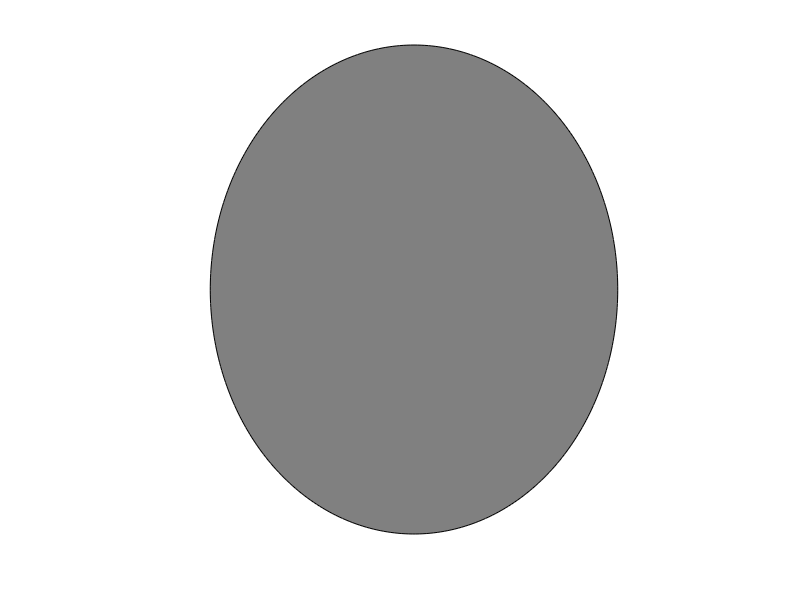

The MATLAB script that drew this image: (Note: this script raises an error after producing the figure.)
clear
clc 
close all

% main script

% automatize standard & control
% make it flexible for different samples
% density control
% improve all controls together
% varying sizes in all
% control stimuli: area control, density control
% what is lowcut & highcut in lenas script?
% one for loop with switch case of stim type, otherwise = Error
% maybe add flexibility of original project: ranges


% Pre definition
% path to save stimuli pattern
stim_path = 'D:\MasterThesis\analysis\Stimuli_creation\';

% demanding specification of stimulus type to generate (case-insensitive)
prompt = 'Create set of Standard (s) or Control (c) stimuli?';
stim_type = input(prompt, "s");

% numerosities of interest
numbers = 1:10;

% figure specifications
set(0, "defaultfigurecolor", [0 0 0])
scaling = 1.2;   % factor for stretching lovely picture (to be displayed as circle in lateralization setup)
winsize = 209;  % needed for figure specificiation

% background circle specifications
rad_back = [1, 1];  % radius for x-axis (1. dim) and y-axis (2. dim) in []
rad_back(2) = rad_back(2) * scaling;    % plot actually an ellipse (will be displayed as circle in lateralization setup)
back_circ_c = [.5, .5, .5];     % grey colour
angle_steps = 360;  % fine tuning of background circle
% background circle generation
angles = 0 : (2 * pi)/(angle_steps - 1) : 2*pi; % all angle values for full circle
x = sin(angles);    % x values for unit circle
y = cos(angles);    % y values for unit circle

% dot specifications
max_rad_dot = .4;   % radius in []
min_dist = .5;  % minimal intra-dot distance in []



% Pre allocation


% generate fixation stimulus (b_grey)
b_grey = figure("Units", "pixels", "Position", [0 0 winsize winsize]);
hold on
axis equal off  

backcircle = fill(x * rad_back(1), y * rad_back(2), back_circ_c);
backcircle.EdgeColor = back_circ_c;

saveas(b_grey, strcat(stim_path, 'B_grey.bmp'), 'bmp')  % save the figure
close

% iterate over amount of desired stimuli
for stimulus = 1:size(numbers, 2)
    curr_num = numbers(stimulus);
    [b_grey, x, y] = plot_backcircle(angle_steps, winsize, rad_back, back_circ_c);

    % set random dot positions
    dot_pos = rand(2, curr_num);

    % set random dot sizes
    dot_sizes = rand(2, curr_num) * max_rad_dot;

    while ~check
        if stim_type == "c" || stim_type == "C"

            % control: constant cumulative area
            

        end
        % validation 1: dot inside background
    
    
        % validation 2: intra-dot distances 
    
    
        % control: constant cumulative density and area
        
    end
    % plot the dots

    % save the shit 


end